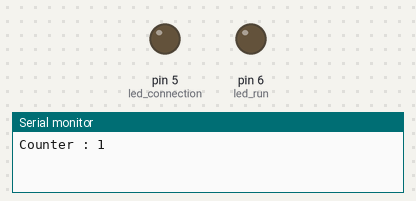
Recording of a sketch running on a simulated Arduino Uno, built with avr-gcc and run on an emulated ATmega328P. Shown: output pins drawn as LEDs (lit = HIGH), the last lines printed to the serial monitor.

Above: at 0.1 s.
At 10.1 s:
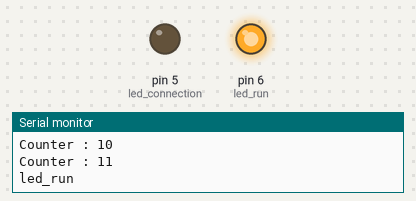
Timing chart, 0 to 11.6 s (numbered marks = the images above):
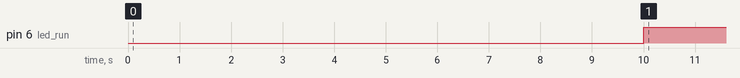

The sketch:

condition_if.ino
```cpp
#define led_connection 5
#define led_run 6

int counter = 0;

void setup()
{
  Serial.begin(9600);
  pinMode(led_connection, OUTPUT);
  pinMode(led_run, OUTPUT);
}

void loop()
{
  counter++;
  Serial.print("Counter : ");Serial.println(counter);
  while (counter > 10)
    {
      digitalWrite(led_run, HIGH);
      Serial.println("led_run");
      delay(1000);
    }
      digitalWrite(led_run,LOW);
      delay(1000);
}
```

Measured:
- by itself, pin 6 (led_run): LOW → HIGH at 10.0 s
